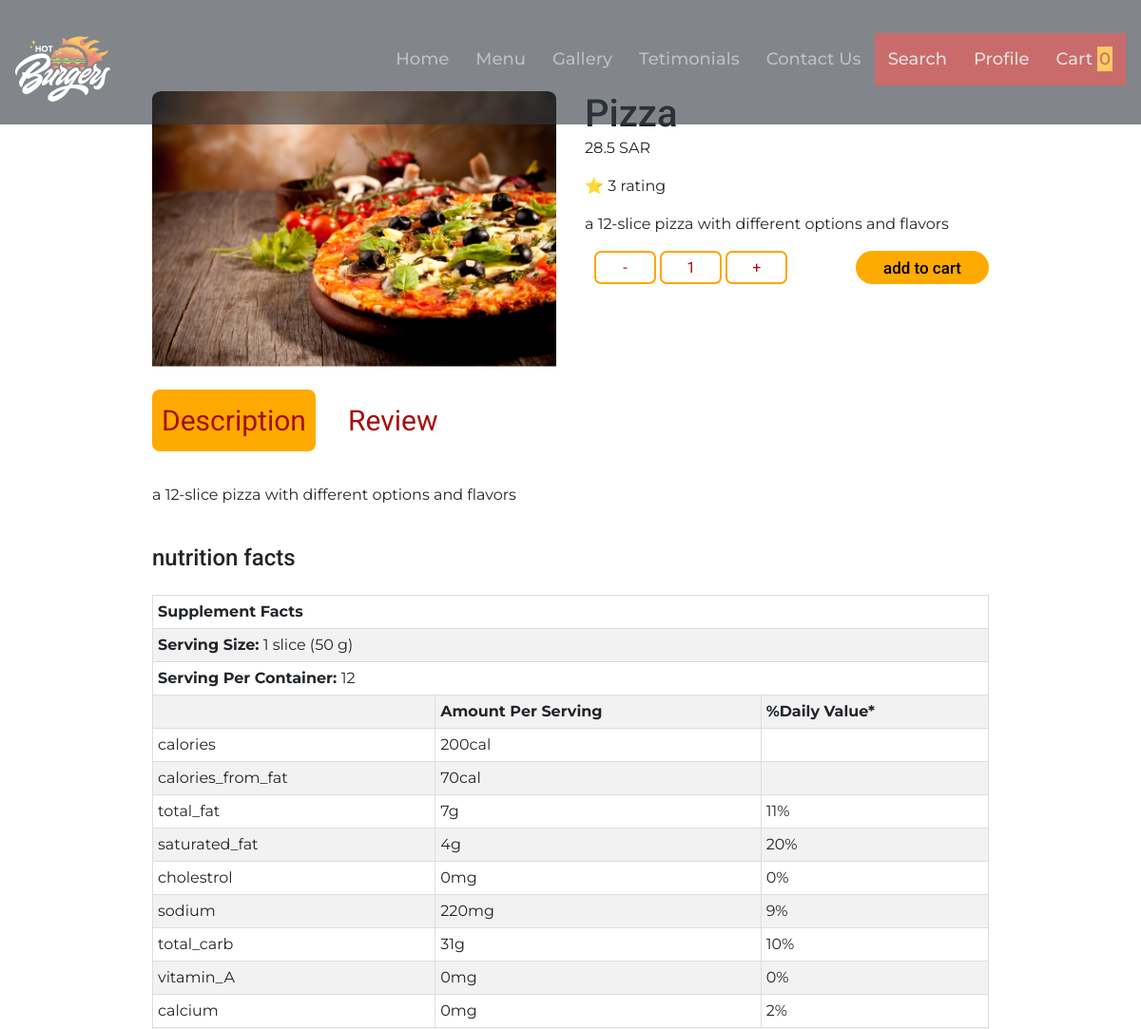
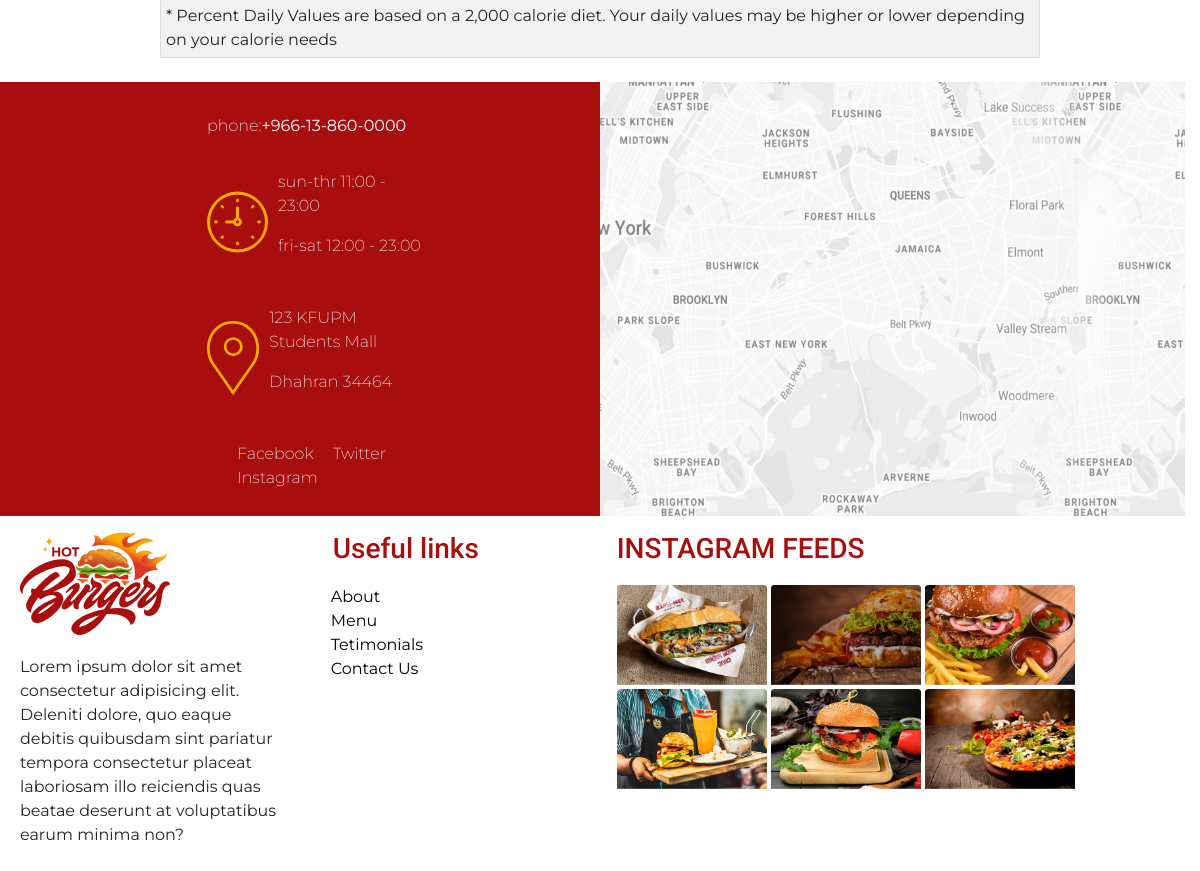
Screenshot of /detail.php?id=6 with the database file from the repository (2 pictures, top to bottom).
### tables this page shows
CREATE TABLE `meal` (
  `id` int(11) NOT NULL,
  `title` varchar(50) DEFAULT NULL,
  `price` decimal(10,4) UNSIGNED DEFAULT NULL,
  `image` varchar(500) DEFAULT NULL,
  `description` varchar(700) DEFAULT NULL
);

### php/meal_db.php (called while the page is built, shortened)
<?php
class Meal_db
{
    public $db_connection;
    function __construct()
    {
        $this->db_connection = mysqli_connect('127.0.0.1:3306', 'root', '', 'meals');
    }
    function getMealById($id)
    {
        include_once 'php/meal.php';
        $classB = new Meal();
        $sql = "SELECT * FROM meal WHERE id=$id";
        $result = mysqli_query($this->db_connection, $sql);
        $meal = mysqli_fetch_all($result, MYSQLI_ASSOC);
        return array_merge($meal[0], $classB->getMealById($id)["nutrition"]);
    }
    function getMealReviews($id)
    {
        $sql = "SELECT * FROM reviews WHERE meal_id=$id";
        $result = mysqli_query($this->db_connection, $sql);
        $review = mysqli_fetch_all($result, MYSQLI_ASSOC);
        return $result ? $review : null;
    }
    function getRating($id)
    {
        $array = $this->getMealReviews($id);
        $rating = 0;
        for ($i = 0; $i < count($array); $i++) {
            $rating += $array[$i]['rating'];
        }
        return $rating / count($array);
    }
}
?>

### php/meal.php (called while the page is built, shortened)
<?php
class Meal{
    public function getMealById($id)
    {
        include 'meals.php';
        $this->meal = $meals;
        $filter =array_filter($this->meal,function($storeElement) use($id){
            return $storeElement["id"]==$id;
        });
        return array_pop($filter);
        }
}
?>

### detail.php (the view, shortened to what this page needs)
<!DOCTYPE html>
<html lang="en">
<he <meta charset="UTF-8">
    <link href="https://cdn.jsdelivr.net/npm/bootstrap@5.0.2/dist/css/bootstrap.min.css" rel="stylesheet">
    <link rel="stylesheet" href="https://maxcdn.bootstrapcdn.com/bootstrap/4.5.2/css/bootstrap.min.css">
    <link rel="stylesheet" href="stylesheet.css">
    </head>
    <body onload="showTable()">
        <?php
        include 'include/inc.header.php';
        include_once 'php/meal.php';
        $id = $_GET['id'];
        $classB = new Meal_db();
        $myArray = $classB->getMealById($id);
        ?>
        <section class="pb-4 meal-info margin mt-5 pt-5 pt-5 mt-3">
            <div class="row pb-4">
                <img src="<?php echo "projectImages/" . $myArray['image']; ?>" alt="meal" class="col-lg-6 col-md-12 col-sm-12 ">
                <div class="col-lg-6 col-md-12 col-sm-12" style="margin-bottom: 20px;">
                    <h1><?php echo $myArray['title']; ?></h1>
                    <p><?php echo (float) $myArray['price']; ?> SAR</p>
                    <p>&#11088 <?php echo $classB->getRating($id); ?> rating</p>
                    <p><?php echo $myArray['description']; ?></p>
                    <div class="button-container">
                        <div>
                            <button class="buttons3" onclick="decrement()">-</button>
                            <button class="buttons3" id="quantity_button">1</button>
                            <button class="buttons3" onclick="increment()">+</button>
                        </div>
                        <p> <a href="php/cart.php?id=<?php echo $myArray['id']; ?>&back=<?php echo $_SERVER["PHP_SELF"] . "?id=" . $myArray['id']; ?>">
                                <button class="add-to-cart">add to cart</button>
                            </a>
                    </div>
                </div>
            </div>
            <div class>
                <button id="table-reveal" class="section_Buttons" onclick="showTable()">Description</button>
                <button id="review-reveal" class="section_Buttons" onclick="showReview(<?php echo $id ?>)">Review</button>
            </div>
        </section>
        <section id="table" class="margin">
            <p><?php echo $myArray['description']; ?></p>
            <section class>
                <h4>nutrition facts</h4>
                <table border="1px solid black;">
                    <tr>
                        <td colspan="3">
                            <strong>Supplement Facts</strong>
                        </td>
                    </tr>
                    <tr>
                        <td colspan="3">
                            <strong> Serving Size:</strong> <?php echo $myArray['serving_size']; ?>
                        </td>
                    </tr>
                    <tr>
                        <td colspan="3">
                            <strong> Serving Per Container: </strong><?php echo $myArray['serving_per_container']; ?>
                        </td>
                    </tr>
                    <tr>
                        <td></td>
                        <td> <strong>Amount Per Serving</strong></td>
                        <td> <strong>%Daily Value*</strong> </td>
                    </tr>
                    <?php
                    foreach ($myArray["facts"] as $key => $value) {
                    ?>
                        <tr>
                            <td><?php echo $value['item']; ?></td>
                            <td><?php echo $value['amount_per_serving'] . $value['unit']; ?></td>
                            <td><?php echo $value['daily_value']; ?></td>
                        </tr>
                    <?php } ?>
                    <tr>
                        <td colspan="3">* Percent Daily Values are based on a 2,000 calorie diet. Your daily values may be higher or lower depending on your calorie needs</td>
                    </tr>
                </table>
            </section>
        </section>
        <?php include 'include/inc.footer.php'; ?>
    </body>
</html>

### include/inc.header.php (shortened to what this page needs)
<nav class=" navbar-personal pb-4 navbar navbar-expand-md bg-dark navbar-dark d-flex fixed-top justify-content-between" style=" opacity:0.61; z-index: 1;background-color: #281923;">
    <img src="projectImages\logo-white.svg" alt="logo" width="100" class="Logo">
    <div class="collapse navbar-collapse" id="collapsibleNavbar">
        <ul class="navbar-nav" style="margin-left: auto;
            margin-right: 0;">
            <li class="navbar-list"><a href="index.php" class="navbar-anker" media=>Home</a></li>
            <li class="navbar-list"><a href="index.php#menu-section" class="navbar-anker">Menu</a></li>
            <li class="navbar-list"><a href="index.php#Gallery-Section" class="navbar-anker">Gallery</a></li>
            <li class="navbar-list"><a href="index.php#Tetimonials-section" class="navbar-anker">Tetimonials</a></li>
            <li class="navbar-list"><a href="#contact-section" class="navbar-anker">Contact Us</a></li>
            <li class="navbar-list"><a id="red_button" href="" class="navbar-anker">Search</a></li>
            <li class="navbar-list"><a id="red_button" href="" class="navbar-anker">Profile</a></li>
            <li class="navbar-list"><a data-bs-toggle="modal" data-bs-target="#staticBackdrop" id="red_button" href="php/cart.php" class="navbar-anker">Cart
                    <p style="display:inline; "><mark style="background-color: #ffaa00; padding: 2px; color: #A80E0E" id="cart"><?php "3" ?><?php echo (isset($_COOKIE["cart"])) ?  strlen($_COOKIE["cart"]) / 2 : 0  ?></mark></p>
                </a></li>
        </ul>
    </div>
</nav>
                    <?php
                    include_once 'php/meal_db.php';
                    include_once 'php/meal.php';
                    ?>

### include/inc.footer.php
<footer id="contact-section">
        <div class=" row nomargin mt-3">
            <div class="red nomargin col-lg-6 col-md-12 col-sm-12">
                <ul class="margin">
                    <li>phone: <b>+966-13-860-0000</b></li>
                    <li>
                        <img src="projectImages\clock.svg" alt="">
                        <div>
                            <p>sun-thr 11:00 - 23:00</p>
                            <p>fri-sat 12:00 - 23:00</p>
                        </div>
                    </li>
                    <li>
                        <img src="projectImages\placeholder.svg" alt="">
                        <div>
                            <p>123 KFUPM Students Mall</p>
                            <p>Dhahran 34464</p>
                        </div>
                    </li>
                    <li>
                        <nav>
                            <a href="">Facebook</a>
                            <a href="">Twitter</a>
                            <a href="">Instagram</a>
                        </nav>
                    </li>
                </ul>
            </div>
            <div class="map nomargin col-lg-6 col-md-12 col-sm-12">
                <img class="img-fluid" src="projectImages\map.png" alt="">
            </div>
        </div>
        <div class="container-fluid footer-flexbox mt-3 ">
            <div class="row">
                <div class="col-xxl-4 col-lg-4 col-xl-4 col-md-12 col-sm-12">
                    <div class="leftmost">
                        <img src="projectImages\logo-red.svg" alt="">
                        <p>Lorem ipsum dolor sit amet consectetur adipisicing elit. Deleniti dolore, quo eaque debitis quibusdam sint pariatur tempora consectetur placeat laboriosam illo reiciendis quas beatae deserunt at voluptatibus earum minima non?</p>
                    </div>
                </div>
                <div class="col-xxl-4 col-lg-4 col-xl-4 col-md-6 col-sm-6">
                    <div class="middle">
                        <h3>Useful links</h3>
                        <ul>
                            <li><a href="">About</a></li>
                            <li><a href="#menu-section">Menu</a></li>
                            <li><a href="#Tetimonials-section">Tetimonials</a></li>
                            <li><a href="#contact-section">Contact Us</a></li>
                        </ul>
                    </div>
                </div>
                <div class="col-xxl-4 col-lg-4 col-xl-4 col-md-6 col-sm-6">
                    <div class="rightmost">
                        <h3>INSTAGRAM FEEDS</h3>
                        <div class="instagram">
                            <div class="grid-item">
                                <a href=""> <img src="projectImages\meal1.png" alt="meal1"></a>
                            </div>
                            <div class="grid-item">
                                <a href=""> <img src="projectImages\meal2.png" alt="meal2"></a>
                            </div>
                            <div class="grid-item">
                                <a href=""> <img src="projectImages\meal3.png" alt="meal3"></a>
                            </div>
                            <div class="grid-item">
                                <a href=""> <img src="projectImages\meal4.png" alt="meal4"></a>
                            </div>
                            <div class="grid-item">
                                <a href=""> <img src="projectImages\meal5.png" alt="meal5"></a>
                            </div>
                            <div class="grid-item">
                                <a href=""> <img src="projectImages\meal6.png" alt="meal6"></a>
                            </div>
                        </div>
                    </div>
                </div>
            </div>
        </div>
    </footer>

### stylesheet.css (style rules this page uses)
* { margin: 0; padding: 0; }
body { font-family: 'Montserrat', sans-serif; max-width: 100%; }
.margin { margin-left: 10rem !important; margin-right: 10rem !important; }
.nomargin { margin-left: 0rem; margin-right: 0rem; }
h1, h2, h3, h4, h5, button { margin: 0; padding: 0; font-family: 'Roboto', sans-serif; }
.Logo { margin-top: 30px; }
.navbar-list { border-top: 10px solid; border-color: transparent; padding-top: 12px; }
.navbar-anker { font-weight: 500; background: rgba(28, 19, 23, 0.61); padding: 14px; font-size: 18px; text-decoration: none; color: rgba(255, 255, 255, 0.473) }
#red_button { color: rgb(207, 201, 201); background: #A80E0E }
#contact-section { display: block; clear: both; }
#contact-section h3 { color: #A80E0E; }
#contact-section ul { margin-left: -2rem; }
.red { display: flex; justify-content: center; align-items: center; background-color: #A80E0E; color: white; flex: 1; font-weight: 200; min-height: 100%; }
.red li { margin-top: 2rem; }
.red img { float: left; margin-right: 10px; }
.red ul { list-style: none; }
.red li { display: flex; }
.red li div { display: flex; flex-direction: column; justify-content: space-between; }
.red li div p { flex: 1; }
.red a { color: white; text-decoration: none; padding-top: 1rem; }
.red nav { padding-left: 30px; padding-bottom: 10px; }
.red nav a { padding-right: 15px; }
.map { padding-left: 0px !important; }
.map img { width: 100%; height: 100%; }
.footer-flexbox { padding-right: 20rem; }
.leftmost { margin-left: 5px; padding-bottom: 3rem; }
.leftmost p { padding-top: 20px; }
.middle { margin-left: 5px; padding-left: 0.9rem; }
.middle li, .middle a { text-decoration: none; color: black; }
.middle ul { padding-left: 30px; padding-top: 20px; list-style: none; }
.rightmost { margin-left: 5px; }
.instagram { padding-top: 20px; flex: 1; display: grid; grid-template-columns: auto auto auto; row-gap: 0.25rem; column-gap: 0.25rem; }
.instagram img { height: 100px; width: 150px; }
.grid-item { justify-content: center; }
h4 { margin: 0; padding: 0; font-family: 'Roboto', sans-serif; }
.button-container { display: flex; justify-content: space-between; margin-left: 10px; }
.buttons3 { color: #A80E0E; background-color: transparent; border: 2px solid orange; width: 65px; height: 35px; border-radius: 7px; }
.add-to-cart { font-weight: 500; font-size: 17px; width: 140px; height: 35px; background: #ffaa00; text-decoration: none; padding: 6px 15px; border: none; border-radius: 50px; }
.margin h4 { padding-top: 1.5rem; }
table { margin-top: 1.5rem; border-collapse: collapse; margin-bottom: 1.5rem; }
table, tr, th, td { border: 1px solid #DDD; }
th, td { padding: 5px; }
tr:nth-child(even) { background-color: #f2f2f2; }
.section_Buttons { border: none; font-size: 30px; color: #A80E0E; background-color: transparent; margin: 0px 20px 10px 0px; padding: 10px; border-radius: 8px; transition: 500ms; }
@media only screen and (max-width: 1200px) { .navbar-anker { display: block; background: none; } }
@media only screen and (max-width: 1200px) { .navbar-list { border-top: 10px solid; border-color: transparent; padding-top: 0px; } }

### rows the page displays
meal: image (picture), price "28.5", description "a 12-slice pizza with different options and flavors"

### other values shown
$classB->getRating($id) "3"
$myArray['serving_size'] "1 slice (50 g)"
$myArray['serving_per_container'] "12"
$value['item'] "calories"
$value['amount_per_serving'] "200"
$value['unit'] "cal"
$value['item'] "calories_from_fat"
$value['amount_per_serving'] "70"
$value['item'] "total_fat"
$value['amount_per_serving'] "7"
$value['unit'] "g"
$value['daily_value'] "11%"
$value['item'] "saturated_fat"
$value['amount_per_serving'] "4"
$value['daily_value'] "20%"
